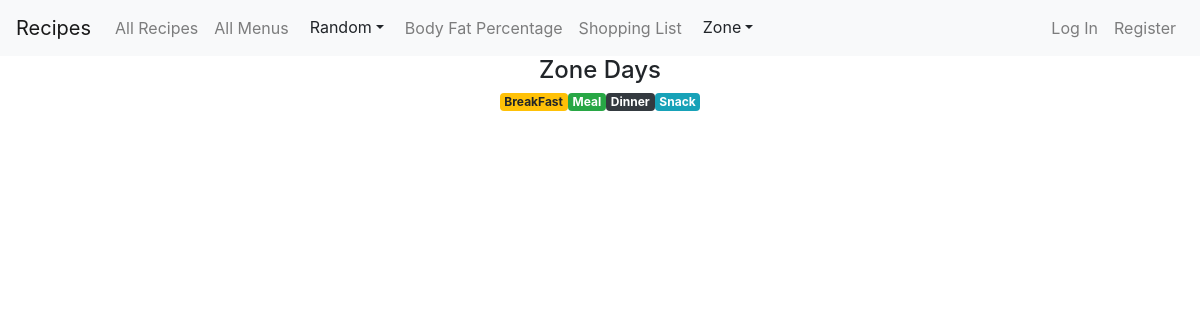
The app's page /zone_days, older data.
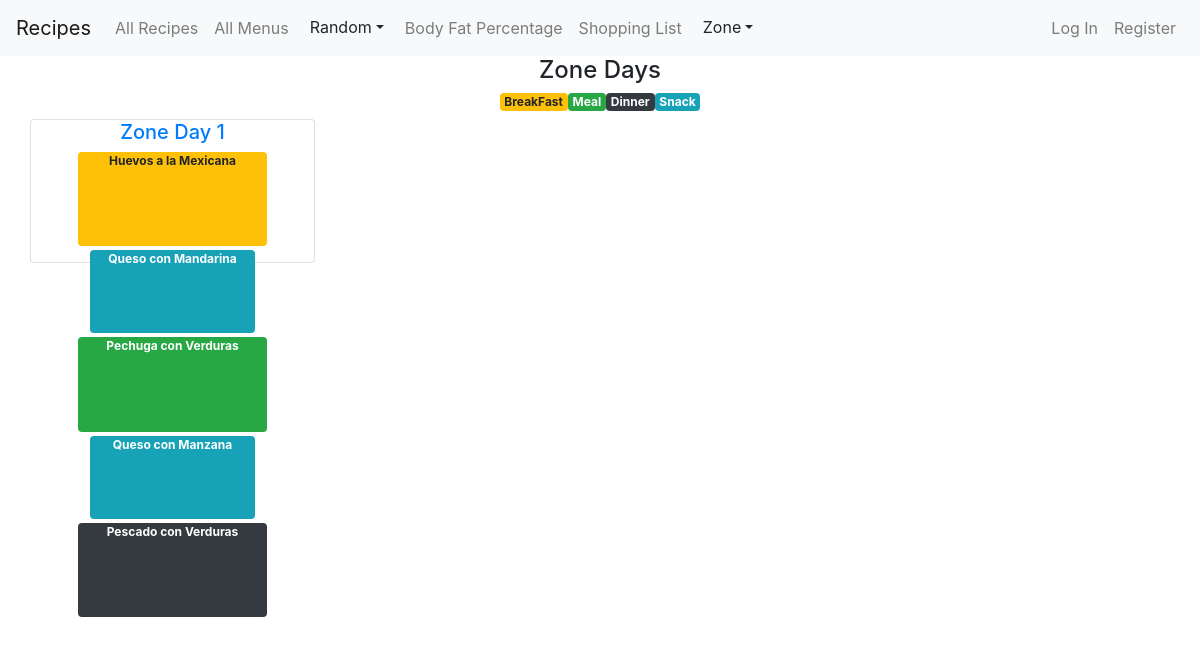
The same page, newer data.
### app/models.py (models this page shows, shortened)
class ZoneDay(models.Model):
    name = models.CharField(max_length=30)
    breakfast = models.ForeignKey(ZoneMenu, on_delete=models.CASCADE, related_name='breakfasts')
    snackI = models.ForeignKey(ZoneMenu, on_delete=models.CASCADE, related_name='snacksI')
    meal = models.ForeignKey(ZoneMenu, on_delete=models.CASCADE, related_name='meals')
    snackII = models.ForeignKey(ZoneMenu, on_delete=models.CASCADE, related_name='snacksII')
    dinner = models.ForeignKey(ZoneMenu, on_delete=models.CASCADE, related_name='dinners')

class ZoneMenu(models.Model):
    name = models.CharField(max_length=30)
    price = models.IntegerField(default=0)
    ratio = models.FloatField(default=0)
    tags = models.CharField(max_length=50, default="meal")

### app/views.py (the view)
# urls.py: path("zone_days", views.zone_days, name="zone_days"),
def zone_days(request):
    days = ZoneDay.objects.all()
    return render(request, 'app/zone_days.html',{
        'days': days
    })

### app/templates/app/zone_days.html
{% extends 'app/layout.html' %}
{% block body %}
  <div class="container">
    <h4 class='text-center'>Zone Days</h4>
    <div class="row justify-content-center m-2">
      <div class="badge badge-warning">BreakFast</div>
      <div class="badge badge-success">Meal</div>
      <div class="badge badge-dark">Dinner</div>
      <div class="badge badge-info">Snack</div>
    </div>
    <div class="row">
      {% for day in days %}
      <div class="card col-lg-3 col-sm-6 p-0">
        <a href="zone_menu/{{menu.id}}">
          <h5 class="text-center">{{day.name}}</h5>
        </a>
        <div class="badge badge-warning col-8 mb-1 mx-auto">
          {{day.breakfast.name}}
        </div>
        <div class="badge badge-info col-7 mb-1 mx-auto">
          {{day.snackI.name}}
        </div>
        <div class="badge badge-success col-8 mb-1 mx-auto">
          {{day.meal.name}}
        </div>
        <div class="badge badge-info col-7 mb-1 mx-auto">
          {{day.snackII.name}}
        </div>
        <div class="badge badge-dark col-8 mb-1 mx-auto">
          {{day.dinner.name}}
        </div>
      </div>
      {% endfor %}
    </div>
  </div>
  {% endblock %}

### app/templates/app/layout.html (shortened to what this page needs)
{% load static %}
<!DOCTYPE html>
<html lang="en">
    <head>
        <link rel="stylesheet" href="https://stackpath.bootstrapcdn.com/bootstrap/4.4.1/css/bootstrap.min.css">
        <link rel="stylesheet" href="https://cdnjs.cloudflare.com/ajax/libs/font-awesome/5.15.3/css/all.min.css">
        <link href="{% static 'app/styles.css' %}" rel="stylesheet">
    </head>
    <body>
        <nav class="navbar navbar-expand-md navbar-light bg-light">
            <a class="navbar-brand" href="#">Recipes</a>
            <div class="collapse navbar-collapse" id="myNavBar">
                <div class="d-flex justify-content-between w-100" >
              <ul class="navbar-nav">
                <li class="nav-item">
                  <a class="nav-link" href="{% url 'index' %}">All Recipes</a>
                </li>
                <li class="nav-item">
                    <a class="nav-link" href="{% url 'show_menus' %}">All Menus</a>
                </li>
                <div class="dropdown">
                    <button class="btn dropdown-toggle" data-bs-toggle='dropdown'>Random</button>
                </div>
                <li class="nav-item">
                    <a class="nav-link" href="{% url 'get_fat' %}">Body Fat Percentage</a>
                </li>
                <li class="nav-item">
                    <a class="nav-link" href="{% url 'shopping_list' %}">Shopping List</a>
                </li>
                <div class="dropdown">
                    <button class="btn dropdown-toggle" data-bs-toggle='dropdown'>Zone</button>
                </div>
              </ul>
              <ul class="navbar-nav">
                    {% if user.is_authenticated %}
                    <li class="nav-item">
                        <a class="nav-link" href="{% url 'profile' user.id %}">
                            <strong>{{ user.username }}</strong
                        ></a>
                    </li>
                    <li class="nav-item">
                        <a class="nav-link" href="{% url 'add_recipe' %}"> Add Recipe</a>
                    </li>
                    <li class="nav-item">
                        <a class="nav-link" href="{% url 'add_menu' %}"> Add Menu</a>
                    </li>
                    <li class="nav-item">
                        <a class="nav-link" href="{% url 'logout' %}">Log Out</a>
                    </li>
                    {% else %}
                        <li class="nav-item">
                            <a class="nav-link" href="{% url 'login' %}">Log In</a>
                        </li>
                        <li class="nav-item">
                            <a class="nav-link" href="{% url 'register' %}">Register</a>
                        </li>
                    {% endif %}
              </ul>
                </div>
            </div>
          </nav>
        <div class="body">
            {% block body %}
            {% endblock %}
        </div>
    </body>
</html>

Row changes from the older to the newer data that the page shows:
added ZoneDay: name "Zone Day 1", breakfast.name "Huevos a la Mexicana", snackI.name "Queso con Mandarina", meal.name "Pechuga con Verduras", snackII.name "Queso con Manzana", dinner.name "Pescado con Verduras"
